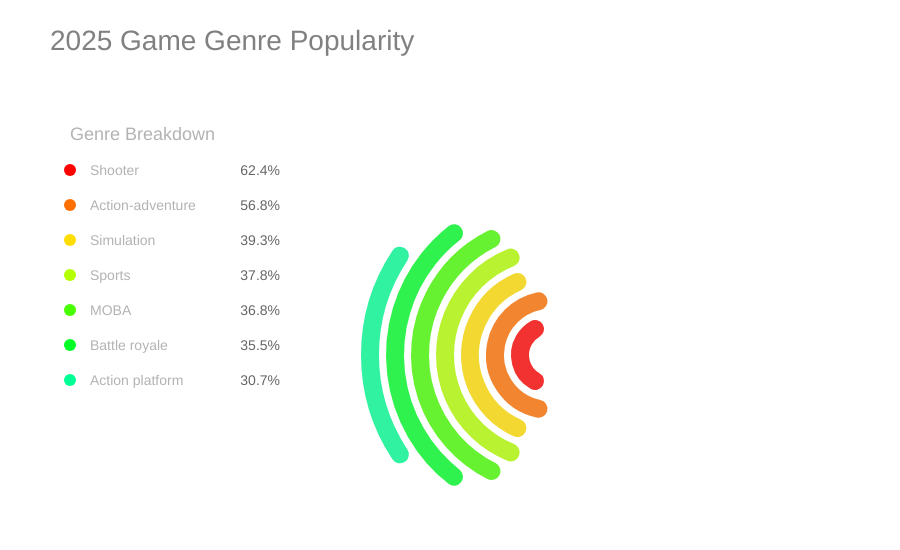
Frame 1 (no input)
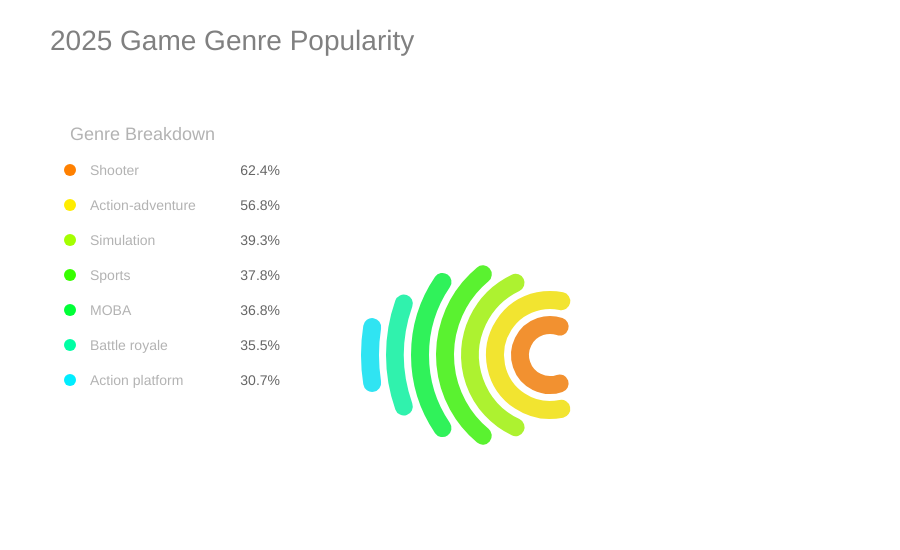
Frame 60 (no input)
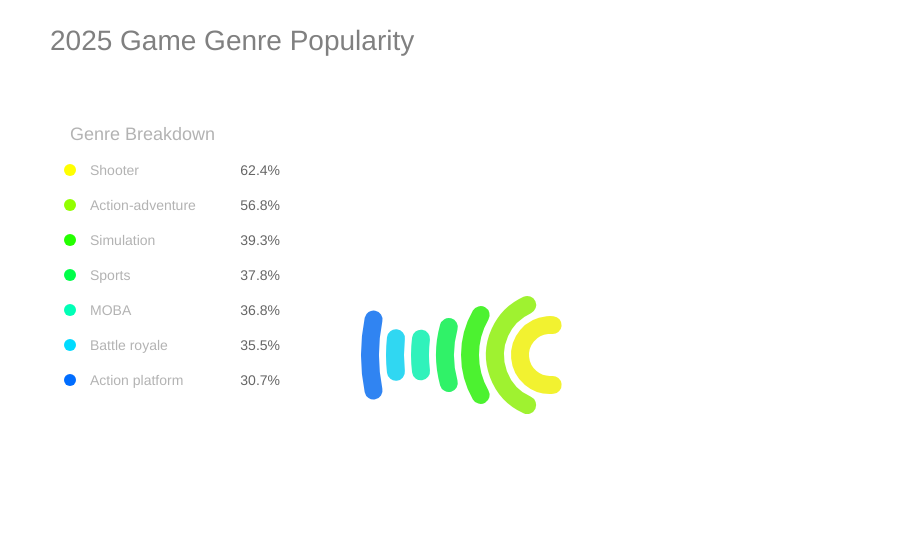
Frame 120 (the mouse pressed at the canvas centre since frame 60)

The p5.js sketch that drew these frames (run headless with seeded random() and noise() and a simulated clock; from frame 60 on, the mouse is pressed at the canvas centre):

// p5.js sketch
// ── sketch.js
// Array containing the most popular video game genres for analysis
var typesOfGames = [
  "Shooter",          // First-person and third-person shooter games
  "Action-adventure", // Story-driven games with exploration elements
  "Simulation",       // Real-world simulation experiences
  "Sports",           // Athletic competition simulations
  "MOBA",             // Multiplayer online battle arena genre
  "Battle royale",    // Last-player-standing game format
  "Action platform"   // Platformer games with combat mechanics
];

// Market share percentages for each corresponding game genre
var gamePopularity = [62.4, 56.8, 39.3, 37.8, 36.8, 35.5, 30.7];
var moveNumber = 0;      // Animation progression counter
var colorChange = 0;     // Color rotation value for visual effects
var colorSpeed = 0.5;    // Rate of color transition (moderate pace)

// Initial configuration function
function setup() {
  createCanvas(900, 550);  // Establish display dimensions
  
  colorMode(HSB, 360, 100, 100);  // Use Hue-Saturation-Brightness color model
  
  textFont('Arial');  // Standard font selection for clarity
}

// Main animation loop running continuously
function draw() {
  background(245);  // Light gray background for visual comfort
  
  // Update animation parameters
  moveNumber = moveNumber + 0.02;  // Smooth progression for motion effects
  colorChange = (colorChange + colorSpeed) % 360;  // Cycle through color spectrum
  
  // Render all visual components
  drawTheNames();     // Display title and information
  drawTheGenres();    // Show genre statistics list
  drawTheRainbow();   // Create animated data visualization
}

// Function for rendering textual information
function drawTheNames() {
  fill(50);  // Dark gray for optimal readability
  noStroke();
  textSize(28);  // Prominent title size
  textAlign(LEFT);
  text("2025 Game Genre Popularity", 50, 50);  // Primary heading
  
  textSize(14);  // Smaller text for supporting information
  fill(100);     // Medium gray for secondary text
  text("Estimated percentage of gaming population", 50, 80);  // Data description
}

// Function for displaying genre statistics in organized format
function drawTheGenres() {
  // Create container for data display
  fill(255);  // White background
  stroke(230);  // Light border
  strokeWeight(1);  // Thin border line
  rect(50, 110, 250, 280, 10);  // Rounded rectangle
  
  // Panel title
  fill(70);  // Dark text
  textSize(18);
  text("Genre Breakdown", 70, 140);
  
  // Generate list items for each genre
  for (var i = 0; i < typesOfGames.length; i++) {
    // Calculate dynamic color based on position and time
    var theColor = (colorChange + map(i, 0, typesOfGames.length, 0, 180)) % 360;
    
    // Create colored bullet point
    fill(theColor, 100, 100);
    noStroke();
    ellipse(70, 170 + i * 35, 12);
    
    // Display genre name
    fill(70);
    textSize(14);
    text(typesOfGames[i], 90, 175 + i * 35);
    
    // Show popularity percentage
    fill(40);
    textSize(14);
    textAlign(RIGHT);
    text(gamePopularity[i] + "%", 280, 175 + i * 35);
    textAlign(LEFT);
  }
}

// Function for creating animated rainbow visualization
function drawTheRainbow() {
  push();  // Preserve current drawing state
  
  noFill();  // Outline-only rendering
  strokeWeight(18);  // Thick lines for visibility
  translate(width/2 + 100, height/2 + 80);  // Position visualization area
  
  // Generate concentric arcs for data representation
  for (var i = 0; i < typesOfGames.length; i++) {
    var theColor = (colorChange + map(i, 0, typesOfGames.length, 0, 180)) % 360;
    stroke(theColor, 80, 95);  // Apply consistent color properties
    
    // Calculate dynamic arc length based on popularity
    var howBig = map(sin(moveNumber + i * 0.5), -1, 1, 0.1, gamePopularity[i] / 100 * PI);
    var circleSize = 60 + i * 50;  // Incrementally larger circles
    
    arc(0, 0, circleSize, circleSize, PI - howBig, PI + howBig);  // Draw animated arc
  }
  
  pop();  // Restore previous drawing state
}
